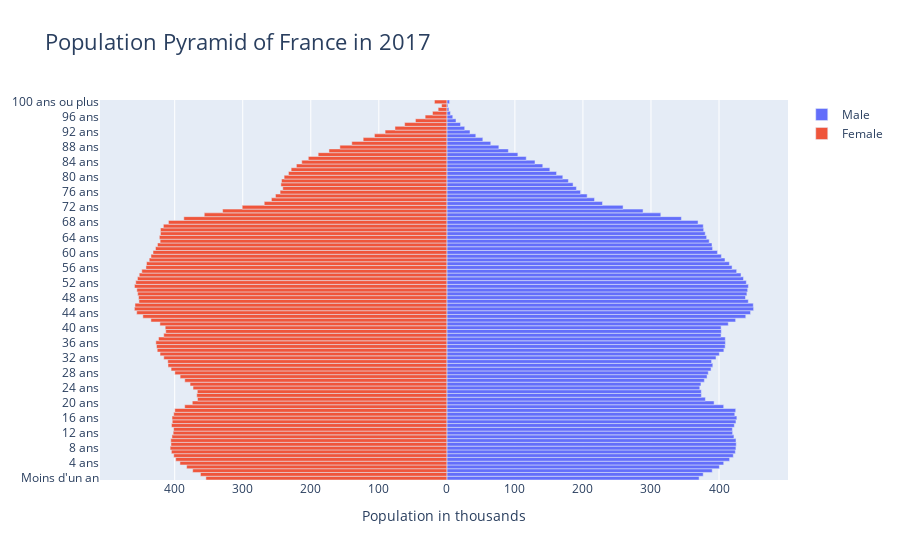

The notebook cell this image was saved under:
### Code cell
import os
os.environ['insee_key'] = "my_key"
os.environ['insee_secret'] = "my_secret_key"

from pynsee.local import *

import pandas as pd
import plotly.graph_objects as gp

metadata = get_local_metadata()

data = get_insee_local(dataset_version='GEO2020RP2017',
                       variables = 'SEXE-AGED100',
                       nivgeo = 'FE',
                       geocodes=['1'])

dataM = data[(data.SEXE == '1') & (data.AGED100 != 'ENS')]
dataF = data[(data.SEXE == '2') & (data.AGED100 != 'ENS')]
dataF.loc[:, 'OBS_VALUE'] = dataF['OBS_VALUE'] * -1

#figure
fig = gp.Figure()
  
# Adding Male data to the figure
fig.add_trace(gp.Bar(y= dataM.AGED100_label, x = dataM.OBS_VALUE, 
                     name = 'Male', 
                     orientation = 'h'))
  
# Adding Female data to the figure
fig.add_trace(gp.Bar(y = dataM.AGED100_label, x = dataF.OBS_VALUE,
                     name = 'Female', orientation = 'h'))

# Updating the layout for our graph
fig.update_layout(title = 'Population Pyramid of France in 2017',
                 title_font_size = 22, barmode = 'relative',
                 bargap = 0.0, bargroupgap = 0,
                   xaxis = dict(tickvals = [-400000, -300000, -200000, -100000, 
                                          0, 100000, 200000, 300000, 400000],
                                
                              ticktext = ['400', '300', '200', '100', '0',
                                          '100', '200', '300', '400'],
                                
                              title = 'Population in thousands',
                              title_font_size = 14))

fig.write_html("ex_population_pyramid.html")
fig.show()

### Figure 1 — Plotly figure (JSON) as saved in the notebook; plotly's stock layout.template omitted (floating-point values rounded to 4 significant figures)
{"data": [{"name": "Male", "orientation": "h", "type": "bar", "x": [370800.0, 376800.0, 390000.0, 400500.0, 406900.0, 415600.0, 421000.0, 424000.0, 424900.0, 425300.0, 425000.0, 422000.0, 420000.0, 419700.0, 422500.0, 424900.0, 426300.0, 423200.0, 424600.0, 406900.0, 392800.0, 380000.0, 374100.0, 374000.0, 371700.0, 373500.0, 378500.0, 382500.0, 384200.0, 388300.0, 390900.0, 389100.0, 395600.0, 400500.0, 407200.0, 409100.0, 409400.0, 409300.0, 403100.0, 403400.0, 403100.0, 413600.0, 424400.0, 439300.0, 446400.0, 450800.0, 450400.0, 443100.0, 439000.0, 441000.0, 442100.0, 443200.0, 440200.0, 436000.0, 432400.0, 425900.0, 419200.0, 415300.0, 408800.0, 403500.0, 397700.0, 390600.0, 389700.0, 385600.0, 381800.0, 379800.0, 377500.0, 376900.0, 369200.0, 344800.0, 314500.0, 288400.0, 259000.0, 228800.0, 217000.0, 206200.0, 196500.0, 190400.0, 185500.0, 178700.0, 170400.0, 161200.0, 151400.0, 141000.0, 129600.0, 116700.0, 104400.0, 90440.0, 76440.0, 64560.0, 52900.0, 42560.0, 34030.0, 26250.0, 20110.0, 13460.0, 8710.0, 5239.0, 3004.0, 1704.0, 4000.0], "y": ["Moins d'un an", "1 an", "2 ans", "3 ans", "4 ans", "5 ans", "6 ans", "7 ans", "8 ans", "9 ans", "10 ans", "11 ans", "12 ans", "13 ans", "14 ans", "15 ans", "16 ans", "17 ans", "18 ans", "19 ans", "20 ans", "21 ans", "22 ans", "23 ans", "24 ans", "25 ans", "26 ans", "27 ans", "28 ans", "29 ans", "30 ans", "31 ans", "32 ans", "33 ans", "34 ans", "35 ans", "36 ans", "37 ans", "38 ans", "39 ans", "40 ans", "41 ans", "42 ans", "43 ans", "44 ans", "45 ans", "46 ans", "47 ans", "48 ans", "49 ans", "50 ans", "51 ans", "52 ans", "53 ans", "54 ans", "55 ans", "56 ans", "57 ans", "58 ans", "59 ans", "60 ans", "61 ans", "62 ans", "63 ans", "64 ans", "65 ans", "66 ans", "67 ans", "68 ans", "69 ans", "70 ans", "71 ans", "72 ans", "73 ans", "74 ans", "75 ans", "76 ans", "77 ans", "78 ans", "79 ans", "80 ans", "81 ans", "82 ans", "83 ans", "84 ans", "85 ans", "86 ans", "87 ans", "88 ans", "89 ans", "90 ans", "91 ans", "92 ans", "93 ans", "94 ans", "95 ans", "96 ans", "97 ans", "98 ans", "99 ans", "100 ans ou plus"]}, {"name": "Female", "orientation": "h", "type": "bar", "x": [-354100.0, -362200.0, -373600.0, -382400.0, -392300.0, -398500.0, -401400.0, -404900.0, -406700.0, -405500.0, -405700.0, -404000.0, -402300.0, -401600.0, -404700.0, -403600.0, -403900.0, -401400.0, -399800.0, -385300.0, -374100.0, -366400.0, -367600.0, -366700.0, -373000.0, -377400.0, -385200.0, -392000.0, -399800.0, -405300.0, -409800.0, -410200.0, -416000.0, -421500.0, -425700.0, -426700.0, -427700.0, -423800.0, -416100.0, -413200.0, -413900.0, -421700.0, -434900.0, -446800.0, -455800.0, -459200.0, -458300.0, -452500.0, -453100.0, -454400.0, -455600.0, -459100.0, -457200.0, -454700.0, -452100.0, -448300.0, -442200.0, -441400.0, -437500.0, -434900.0, -431800.0, -428200.0, -425300.0, -421400.0, -422500.0, -420900.0, -420900.0, -416600.0, -409200.0, -386600.0, -356500.0, -329600.0, -300800.0, -268400.0, -257900.0, -251900.0, -245100.0, -241200.0, -243900.0, -243000.0, -239200.0, -232800.0, -228900.0, -221100.0, -213200.0, -203600.0, -189100.0, -173300.0, -157200.0, -139700.0, -123000.0, -106400.0, -90760.0, -76230.0, -62040.0, -46170.0, -31910.0, -21060.0, -12800.0, -7723.0, -18230.0], "y": ["Moins d'un an", "1 an", "2 ans", "3 ans", "4 ans", "5 ans", "6 ans", "7 ans", "8 ans", "9 ans", "10 ans", "11 ans", "12 ans", "13 ans", "14 ans", "15 ans", "16 ans", "17 ans", "18 ans", "19 ans", "20 ans", "21 ans", "22 ans", "23 ans", "24 ans", "25 ans", "26 ans", "27 ans", "28 ans", "29 ans", "30 ans", "31 ans", "32 ans", "33 ans", "34 ans", "35 ans", "36 ans", "37 ans", "38 ans", "39 ans", "40 ans", "41 ans", "42 ans", "43 ans", "44 ans", "45 ans", "46 ans", "47 ans", "48 ans", "49 ans", "50 ans", "51 ans", "52 ans", "53 ans", "54 ans", "55 ans", "56 ans", "57 ans", "58 ans", "59 ans", "60 ans", "61 ans", "62 ans", "63 ans", "64 ans", "65 ans", "66 ans", "67 ans", "68 ans", "69 ans", "70 ans", "71 ans", "72 ans", "73 ans", "74 ans", "75 ans", "76 ans", "77 ans", "78 ans", "79 ans", "80 ans", "81 ans", "82 ans", "83 ans", "84 ans", "85 ans", "86 ans", "87 ans", "88 ans", "89 ans", "90 ans", "91 ans", "92 ans", "93 ans", "94 ans", "95 ans", "96 ans", "97 ans", "98 ans", "99 ans", "100 ans ou plus"]}], "layout": {"bargap": 0, "bargroupgap": 0, "barmode": "relative", "title": {"font": {"size": 22}, "text": "Population Pyramid of France in 2017"}, "xaxis": {"ticktext": ["400", "300", "200", "100", "0", "100", "200", "300", "400"], "tickvals": [-400000, -300000, -200000, -100000, 0, 100000, 200000, 300000, 400000], "title": {"font": {"size": 14}, "text": "Population in thousands"}}}}
